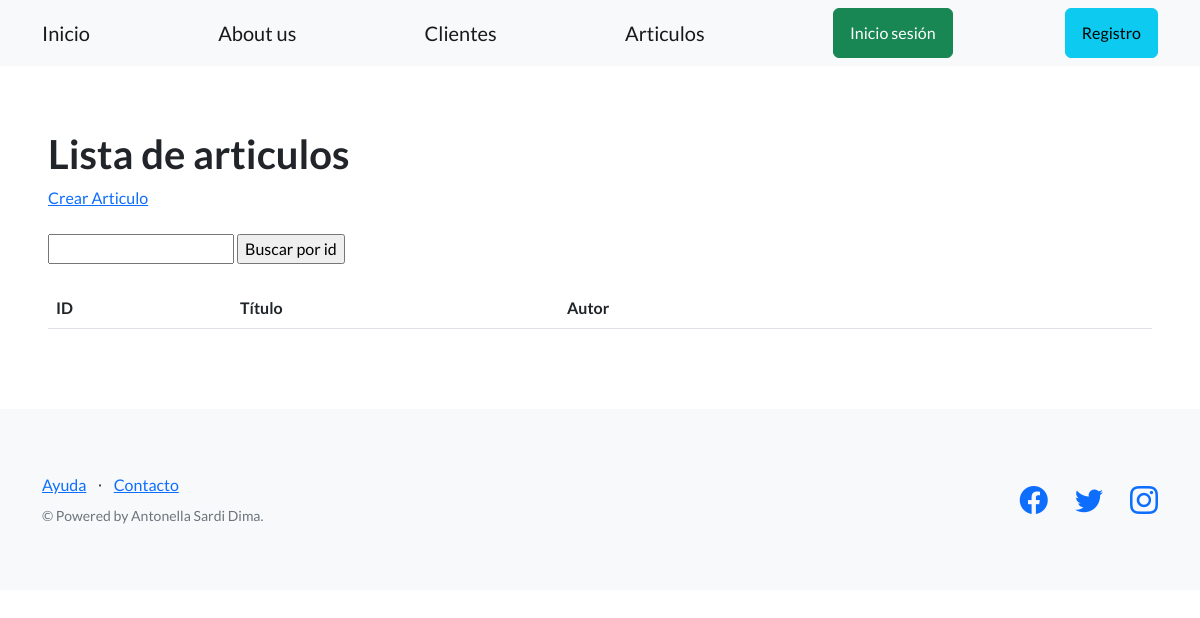
The app's page /home/pages/, older data.
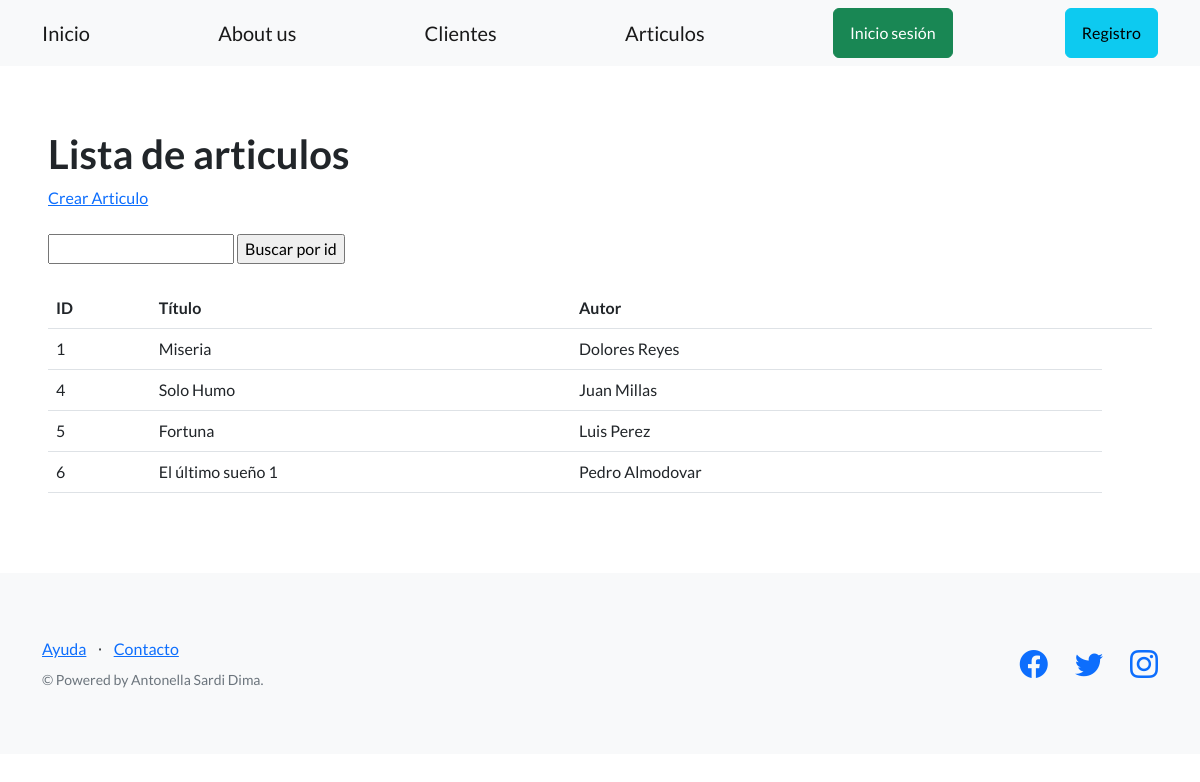
The same page, newer data.
### shop/models.py (models this page shows, shortened)
class Articulo(models.Model):
  titulo = models.CharField(max_length=256)
  cuerpo = models.CharField(default=True, max_length=256)
  autor = models.CharField(max_length=256)
  fecha = models.DateTimeField()
  creador = models.ForeignKey(User, on_delete=models.SET_NULL, null=True)

### shop/views.py (the view)
# urls.py: path('pages/', listar_articulos, name="listar-articulos"),
def listar_articulos(request):
    contexto = {
        "articulos": Articulo.objects.all(),
    }
    http_response = render(
        request=request,
        template_name='shop/listado_articulos.html',
        context=contexto,
    )
    return http_response

### shop/templates/shop/listado_articulos.html (shortened to what this page needs)
{% extends "shop/base.html" %}
{% load static %}
{% block contenido %}
<section>
    <div>
        <h1>Lista de articulos </h1>
        <a href="{% url 'crear-articulo' %}">Crear Articulo</a>
        <br><br>
        <form action="{% url 'buscar-articulo' %}" method="post">
      <input type="text" name="busqueda">
      <input type="submit" value="Buscar por id">
    </form>
    <br>
            <table class="table">
                <tbody>
                  <tr>
                    <th>ID</th>
                    <th>Título</th>
                    <th>Autor</th>
                    <th></th>
                    <th></th>
                    <th></th>
                  </tr>
                  {%for articulo in articulos%}
                  <tr>
                    <td>{{ articulo.id }}</td>
                    <td>{{ articulo.titulo }}</td>
                    <td>{{ articulo.autor }}</td>
                    <td>
                    </td>
                    <td>
                    </td>
                  </tr>
                  {% endfor %}
                </tbody>
              </table>
    </div>
</section>
{% endblock contenido %}

### shop/templates/shop/base.html (shortened to what this page needs)
{% load static %}
<!DOCTYPE html>
<html lang="en">
    <head>
        <link href="https://cdn.jsdelivr.net/npm/bootstrap-icons@1.5.0/font/bootstrap-icons.css" rel="stylesheet" type="text/css" />
        <link href="{% static 'mysite/css/styles.css' %}" rel="stylesheet" />
    </head>
    <body>
        <nav class="navbar navbar-light bg-light static-top">
            <div class="container">
                <a class="navbar-brand" href="{% url 'inicio' %}">Inicio</a>
                <a class="navbar-brand" href="{% url 'presentacion' %}">About us</a>
                <a class="navbar-brand" href="{% url 'ver-clientes' %}">Clientes</a>
                <a class="navbar-brand" href="{% url 'listar-articulos' %}">Articulos</a>
                {% if user.is_authenticated %}
                <div class="dropdown">
                    <button class="btn btn-secondary dropdown-toggle" type="button" id="dropdownMenuButton1" data-bs-toggle="dropdown" aria-expanded="false">
                        <div style="display: inline-flex;">
                            <span>{{ user.username }}</span>
                        </div>
                    </button>
                    <ul class="dropdown-menu" aria-labelledby="dropdownMenuButton1">
                        <li>
                            <a class="dropdown-item" href="{% url 'editar_perfil' %}">Editar mis datos</a>
                        </li>
                        <li>
                            <a class="dropdown-item" href="{% url 'agregar_avatar' %}">Agregar avatar</a>
                        </li>
                        <li>
                            <a class="dropdown-item" href="{% url 'logout' %}"><strong>Cerrar Sesión</strong></a>
                        </li>
                    </ul>
                    </div>
                </div>                {% else %}
                <a class="btn btn-success" href="{% url 'login' %}">Inicio sesión</a>
                <a class="btn btn-info" href="{% url 'signup' %}">Registro</a>
                {% endif %}
            </div>
        </nav>
        <section style="padding:4rem 3rem;">
            {% block contenido %}
            {% endblock contenido %}
        </section>
        <footer class="footer bg-light">
            <div class="container">
                <div class="row">
                    <div class="col-lg-6 h-100 text-center text-lg-start my-auto">
                        <ul class="list-inline mb-2">
                            <li class="list-inline-item"><a href="#!">Ayuda</a></li>
                            <li class="list-inline-item">⋅</li>
                            <li class="list-inline-item"><a href="#!">Contacto</a></li>
                        </ul>
                        <p class="text-muted small mb-4 mb-lg-0">&copy; Powered by Antonella Sardi Dima.</p>
                    </div>
                    <div class="col-lg-6 h-100 text-center text-lg-end my-auto">
                        <ul class="list-inline mb-0">
                            <li class="list-inline-item me-4">
                                <a href="#!"><i class="bi-facebook fs-3"></i></a>
                            </li>
                            <li class="list-inline-item me-4">
                                <a href="#!"><i class="bi-twitter fs-3"></i></a>
                            </li>
                            <li class="list-inline-item">
                                <a href="https://www.instagram.com/"><i class="bi-instagram fs-3"></i></a>
                            </li>
                        </ul>
                    </div>
                </div>
            </div>
        </footer>
    </body>
</html>

Row changes from the older to the newer data that the page shows:
added Articulo: id "1", titulo "Miseria", autor "Dolores Reyes"
added Articulo: id "4", titulo "Solo Humo", autor "Juan Millas"
added Articulo: id "5", titulo "Fortuna", autor "Luis Perez"
added Articulo: id "6", titulo "El último sueño 1", autor "Pedro Almodovar"
